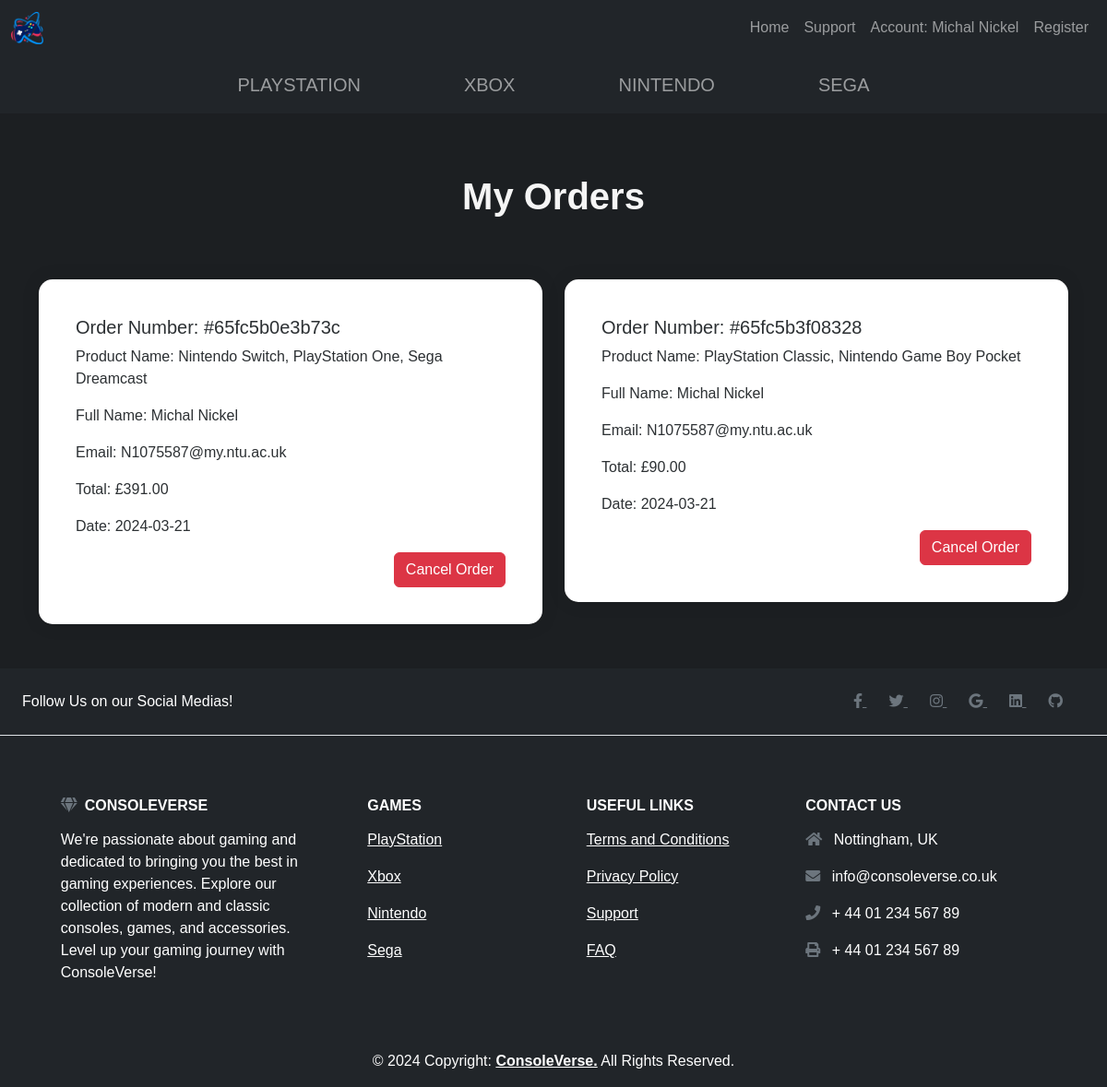
Screenshot of /ViewOrders.php (signed in) with the database file from the repository.
### tables this page shows
CREATE TABLE `orderhistory` (
  `order_id` int(11) NOT NULL,
  `order_number` varchar(15) NOT NULL,
  `product_name` varchar(200) NOT NULL,
  `fullname` varchar(30) NOT NULL,
  `email` varchar(30) NOT NULL,
  `total` decimal(8,2) NOT NULL,
  `date` date NOT NULL
);

### ViewOrders.php (the view, shortened to what this page needs)
<!DOCTYPE HTML>
<html lang="en-uk">
<head>
    <link href="https://cdn.jsdelivr.net/npm/bootstrap@5.3.2/dist/css/bootstrap.min.css" rel="stylesheet">
    <link rel="stylesheet" href="https://cdnjs.cloudflare.com/ajax/libs/font-awesome/5.15.3/css/all.min.css">
    <link rel="stylesheet" type="text/css" href="ConsoleVerse.css" />
    <?php
        include "connection.php";
    ?>
</head>
<body>
    <nav class="navbar navbar-expand-lg navbar-dark bg-dark">
        <div class="container-fluid">
            <img class="navbar-brand" src="Logo/Logo.png" alt="Company Logo" width="3%" height="3%">
            <div class="collapse navbar-collapse" id="navbarSupportedContent">
                <ul class="navbar-nav ms-auto mb-2 mb-lg-0">
                    <li class="nav-item">
                        <a class="nav-link" href="index.php">Home</a>
                    </li>
                    <li class="nav-item">
                        <a class="nav-link" href="Support.php">Support</a>
                    </li>
                    <?php
                        if(!isset($_SESSION["fullname"])){
                            echo "<li class='nav-item'>";
                            echo "<a class='nav-link' href='SignIn.php'>Sign In</a>";
                            echo "</li>";
                        }
                        else {
                            echo "<li class='nav-item'>";
                            echo "<a class='nav-link' href='SignIn.php'>Account: " .$_SESSION["fullname"]."</a>";
                            echo "</li>";
                        }
                    ?>
                    <li class="nav-item">
                        <a class="nav-link" href="Register.php">Register</a>
                    </li>
                </ul>
            </div>
        </div>
    </nav>
    <nav class="navbar navbar-expand-lg navbar-dark bg-dark">
        <ul class="navbar-nav mx-auto mb-2 mb-lg-0">
            <li class="nav-item">
                <a class="nav-link mx-5 consolelinks" href="PlayStation.php">PLAYSTATION</a>
            </li>
            <li class="nav-item">
                <a class="nav-link mx-5 consolelinks" href="Xbox.php">XBOX</a>
            </li>
            <li class="nav-item">
                <a class="nav-link mx-5 consolelinks" href="Nintendo.php">NINTENDO</a>
            </li>
            <li class="nav-item">
                <a class="nav-link mx-5 consolelinks" href="Sega.php">SEGA</a>
            </li>
        </ul>
    </nav>
    <div class="container mt-3">
    <div class="row justify-content-between align-items-center">
        <h1 class="mb-0"><b>My Orders</b></h1>
    </div>
</div>
<div class="container">
    <div class="row">
        <?php
            $sql = "SELECT * FROM orderhistory WHERE email = '" . $_SESSION['email'] . "'";
            $result = mysqli_query($con, $sql);
            if (mysqli_num_rows($result) > 0) {
                while ($row = mysqli_fetch_assoc($result)) {
                    ?>
                    <div class="col-md-6 mt-3">
                        <div class="card">
                            <div class="card-body">
                                <h5 class="card-title">Order Number: <?php echo $row['order_number']; ?></h5>
                                <p class="card-text">Product Name: <?php echo $row['product_name']; ?></p>
                                <p class="card-text">Full Name: <?php echo $row['fullname']; ?></p>
                                <p class="card-text">Email: <?php echo $row['email']; ?></p>
                                <p class="card-text">Total: £<?php echo $row['total']; ?></p>
                                <p class="card-text">Date: <?php echo $row['date']; ?></p>
                                <div class='card-buttons d-flex justify-content-end'>
                                    <a href='CancelOrder_Script.php?order_id=<?php echo $row["order_id"];?>' class='btn btn-danger'>Cancel Order</a>
                                </div>
                            </div>
                        </div>
                    </div>
                    <?php
                }
            }
        ?>
    </div>
</div>
<br><br>
</body>
<footer class="text-center text-lg-start bg-dark text-white">
    <section class="d-flex justify-content-center justify-content-lg-between p-4 border-bottom">
        <div class="me-5 d-none d-lg-block">
            <span>Follow Us on our Social Medias!</span>
        </div>
        <div>
            <a href="https://www.facebook.com" class="me-4 link-secondary" target="_blank">
                <i class="fab fa-facebook-f"></i>
            </a>
            <a href="https://twitter.com" class="me-4 link-secondary" target="_blank">
                <i class="fab fa-twitter"></i>
            </a>
            <a href="https://www.instagram.com" class="me-4 link-secondary" target="_blank">
                <i class="fab fa-instagram"></i>
            </a>
            <a href="https://plus.google.com" class="me-4 link-secondary" target="_blank">
                <i class="fab fa-google"></i>
            </a>
            <a href="https://www.linkedin.com" class="me-4 link-secondary" target="_blank">
                <i class="fab fa-linkedin"></i>
            </a>
            <a href="https://github.com" class="me-4 link-secondary" target="_blank">
                <i class="fab fa-github"></i>
            </a>
        </div>
    </section>
    <section class="p-3">
        <div class="container text-center text-md-start">
            <div class="row">
                <div class="col-md-3 col-lg-4 col-xl-3 mx-auto mb-4">
                    <h6 class="text-uppercase fw-bold mb-3">
                        <i class="fas fa-gem me-2 text-secondary"></i>ConsoleVerse
                    </h6>
                    <p>
                        We're passionate about gaming and dedicated to bringing you the best in gaming experiences.
                        Explore our collection of modern and classic consoles, games, and accessories.
                        Level up your gaming journey with ConsoleVerse!
                    </p>
                </div>
                <div class="col-md-2 col-lg-2 col-xl-2 mx-auto mb-4">
                    <h6 class="text-uppercase fw-bold mb-3">
                        Games
                    </h6>
                    <p>
                        <a href="https://www.playstation.com/en-gb/" class="text-reset">PlayStation</a>
                    </p>
                    <p>
                        <a href="https://www.xbox.com/en-GB/microsoft-store" class="text-reset">Xbox</a>
                    </p>
                    <p>
                        <a href="https://www.nintendo.co.uk/Nintendo-eShop/Nintendo-eShop-1806894.html" class="text-reset">Nintendo</a>
                    </p>
                    <p>
                        <a href="https://shop.sega.com" class="text-reset">Sega</a>
                    </p>
                </div>
                <div class="col-md-3 col-lg-2 col-xl-2 mx-auto mb-4">
                    <h6 class="text-uppercase fw-bold mb-3">
                        Useful links
                    </h6>
                    <p>
                        <a href="TermsandConditions.php" class="text-reset">Terms and Conditions</a>
                    </p>
                    <p>
                        <a href="PrivacyPolicy.php" class="text-reset">Privacy Policy</a>
                    </p>
                    <p>
                        <a href="Support.php" class="text-reset">Support</a>
                    </p>
                    <p>
                        <a href="FAQ.php" class="text-reset">FAQ</a>
                    </p>
                </div>
                <div class="col-md-4 col-lg-3 col-xl-3 mx-auto mb-md-0 mb-4">
                    <h6 class="text-uppercase fw-bold mb-3">Contact Us</h6>
                    <p><i class="fas fa-home me-2 text-secondary"></i> Nottingham, UK</p>
                    <p>
                        <i class="fas fa-envelope me-2 text-secondary"></i>
                        info@consoleverse.co.uk
                    </p>
                    <p><i class="fas fa-phone me-2 text-secondary"></i> + 44 01 234 567 89</p>
                    <p><i class="fas fa-print me-2 text-secondary"></i> + 44 01 234 567 89</p>
                </div>
            </div>
        </div>
    </section>
    <div class="text-center p-3" bg-dark>
        © 2024 Copyright:
        <a class="text-reset fw-bold" href="index.php"> ConsoleVerse.</a>
        All Rights Reserved.
    </div>
</footer>
</html>

### ConsoleVerse.css (style rules this page uses)
body { background-color: #1C1F22; font-family: 'Gill Sans', 'Gill Sans MT', Calibri, 'Trebuchet MS', sans-serif; color: whitesmoke; margin: 0; padding: 0; }
.navbar { margin-top: 0; }
.consolelinks { font-size: 20px; }
h1 { text-align:center; }
.container { padding-top: 50px; }
.card { border: none; border-radius: 15px; box-shadow: 0 0 20px rgba(0, 0, 0, 0.1); background-color: white; color: #2C3033; }
.card-body { padding: 40px; }

### rows the page displays
orderhistory: order_number "#65fc5b0e3b73c", product_name "Nintendo Switch, PlayStation One, Sega Dreamcast", fullname "Michal Nickel", email "N1075587@my.ntu.ac.uk", total "391.00", date "2024-03-21"
orderhistory: order_number "#65fc5b3f08328", product_name "PlayStation Classic, Nintendo Game Boy Pocket", fullname "Michal Nickel", email "N1075587@my.ntu.ac.uk", total "90.00", date "2024-03-21"

### other values shown
$_SESSION["fullname"] "Michal Nickel"
